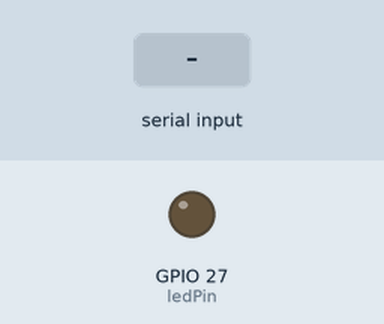
This sketch was run on a simulated ESP32. Shown: output pins drawn as LEDs (lit = HIGH). The inputs (shaded band) are chosen by the test bench.

Above: at 1.2 s.
1.3 s: "1\n" received over Serial
At 2.3 s:
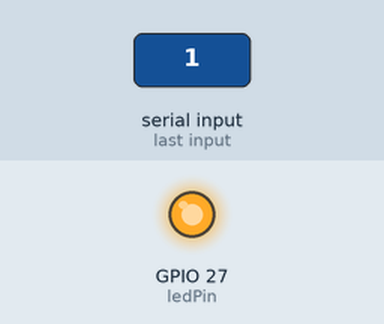
2.8 s: "90,45\n" received over Serial
At 3.4 s:
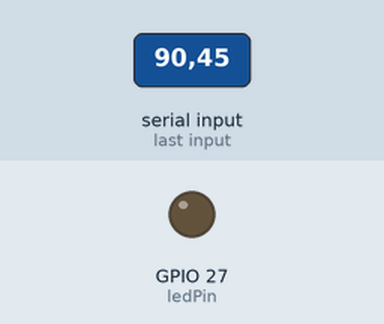
Timing chart, 0 to 5.8 s (numbered marks = the images above; inputs shaded):
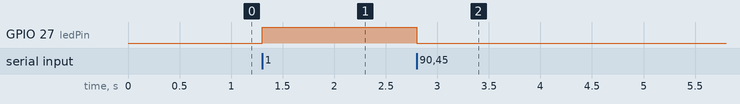

The sketch:

color_detect_actuation.ino
```cpp
int x = 3;
const int ledPin = 27;

void setup() {
 Serial.begin(115200);
 pinMode(ledPin, OUTPUT);
 Serial.setTimeout(1);
}

void loop() {
 while (!Serial.available());
  //Serial.print(Serial.readString().toInt());
  if (Serial.readString().toInt() == 1) {
    digitalWrite(ledPin, HIGH);
  }
  else {
    digitalWrite(ledPin, LOW);
  }
}
```

Measured:
- after the input at 1.3 s, GPIO 27 (ledPin): LOW → HIGH at once
- after the input at 2.8 s, GPIO 27 (ledPin): HIGH → LOW at once
